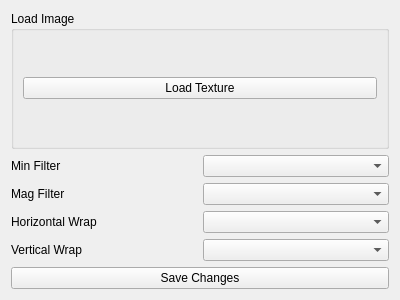
<?xml version="1.0" encoding="UTF-8"?>
<ui version="4.0">
 <class>LoadedTextureDataView</class>
 <widget class="QWidget" name="LoadedTextureDataView">
  <property name="geometry">
   <rect>
    <x>0</x>
    <y>0</y>
    <width>400</width>
    <height>300</height>
   </rect>
  </property>
  <property name="windowTitle">
   <string>Form</string>
  </property>
  <layout class="QVBoxLayout" name="verticalLayout">
   <item>
    <widget class="QGroupBox" name="loadImageGroup">
     <property name="title">
      <string>Load Image</string>
     </property>
     <layout class="QVBoxLayout" name="verticalLayout_3">
      <item>
       <layout class="QVBoxLayout" name="textureLayout">
        <item>
         <widget class="QPushButton" name="loadTexture">
          <property name="text">
           <string>Load Texture</string>
          </property>
         </widget>
        </item>
       </layout>
      </item>
     </layout>
    </widget>
   </item>
   <item>
    <layout class="QHBoxLayout" name="horizontalLayout_5">
     <item>
      <widget class="QLabel" name="label_5">
       <property name="enabled">
        <bool>true</bool>
       </property>
       <property name="text">
        <string>Min Filter</string>
       </property>
      </widget>
     </item>
     <item>
      <widget class="QComboBox" name="minFilter">
       <property name="enabled">
        <bool>true</bool>
       </property>
      </widget>
     </item>
    </layout>
   </item>
   <item>
    <layout class="QHBoxLayout" name="horizontalLayout_4">
     <item>
      <widget class="QLabel" name="label_4">
       <property name="enabled">
        <bool>true</bool>
       </property>
       <property name="text">
        <string>Mag Filter</string>
       </property>
      </widget>
     </item>
     <item>
      <widget class="QComboBox" name="magFilter">
       <property name="enabled">
        <bool>true</bool>
       </property>
      </widget>
     </item>
    </layout>
   </item>
   <item>
    <layout class="QHBoxLayout" name="horizontalLayout_6">
     <item>
      <widget class="QLabel" name="label_6">
       <property name="enabled">
        <bool>true</bool>
       </property>
       <property name="layoutDirection">
        <enum>Qt::LeftToRight</enum>
       </property>
       <property name="text">
        <string>Horizontal Wrap</string>
       </property>
      </widget>
     </item>
     <item>
      <widget class="QComboBox" name="horizontalWrap">
       <property name="enabled">
        <bool>true</bool>
       </property>
      </widget>
     </item>
    </layout>
   </item>
   <item>
    <layout class="QHBoxLayout" name="horizontalLayout_7">
     <item>
      <widget class="QLabel" name="label_7">
       <property name="enabled">
        <bool>true</bool>
       </property>
       <property name="text">
        <string>Vertical Wrap</string>
       </property>
      </widget>
     </item>
     <item>
      <widget class="QComboBox" name="verticalWrap">
       <property name="enabled">
        <bool>true</bool>
       </property>
      </widget>
     </item>
    </layout>
   </item>
   <item>
    <widget class="QPushButton" name="saveChanges">
     <property name="enabled">
      <bool>true</bool>
     </property>
     <property name="text">
      <string>Save Changes</string>
     </property>
    </widget>
   </item>
  </layout>
 </widget>
 <resources/>
 <connections/>
</ui>
